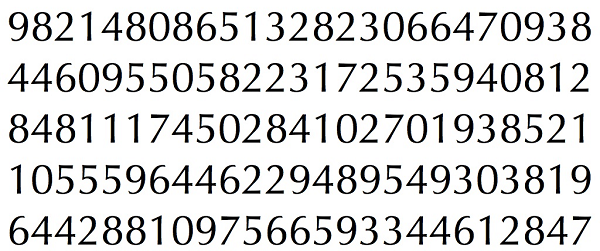
#> input picture Ghassan-Alshaibani/Digit/data/train.png, 600 x 251 px
$ python auto_train.py
#> lines starting #> are read from the running program, lines starting #| are printed output that depends on the picture; after the words box and inside, x2 and y2 are one past the last pixel; in counts of white or black regions, pixels touching at a corner belong together
#!/usr/bin/python
# -*- coding: utf-8 -*-
__author__ = 'yan9yu'

import sys
import numpy as np
import cv2

# قراءة صورة التدريب
im = cv2.imread('../data/train.png')
#> im is the input picture: shape (251, 600, 3); mean B, G, R 217.5, 217.7, 217.6
if im is None:
    print("خطأ: لا يمكن قراءة صورة التدريب")
    sys.exit(1)

im3 = im.copy()
gray = cv2.cvtColor(im, cv2.COLOR_BGR2GRAY)
blur = cv2.GaussianBlur(gray, (5, 5), 0)
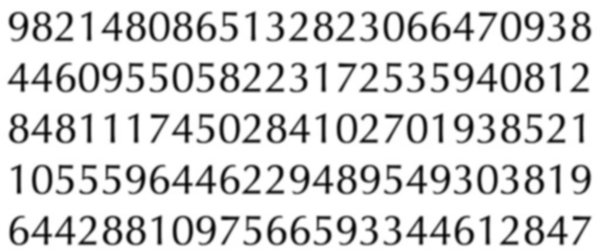
#> blur: shape (251, 600); min 4, max 255, mean 217.7
thresh = cv2.adaptiveThreshold(blur, 255, 1, 1, 11, 2)
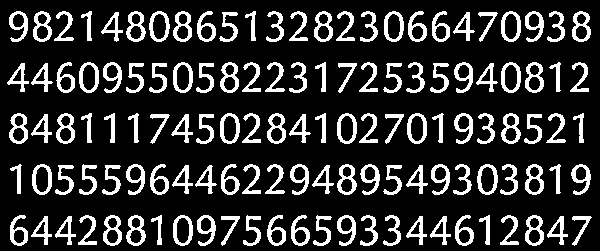
#> thresh: shape (251, 600); 18.6% white; 125 white regions

# إيجاد الـ contours
contours, hierarchy = cv2.findContours(thresh, cv2.RETR_LIST, cv2.CHAIN_APPROX_SIMPLE)
#> contours = 208 contours; largest, box (x1, y1, x2, y2) and area: (477, 164, 498, 195) 486, (32, 164, 52, 195) 480, (173, 62, 193, 93) 480, (149, 11, 170, 42) 480, (407, 113, 427, 144) 480

samples = np.empty((0, 100), np.float32)
responses = []

print(f"تم العثور على {len(contours)} contours")
#| تم العثور على 208 contours

# معالجة كل contour
for i, cnt in enumerate(contours):
    if cv2.contourArea(cnt) > 50:
        [x, y, w, h] = cv2.boundingRect(cnt)

        if h > 28:  # فقط الأرقام الكبيرة
            roi = thresh[y:y + h, x:x + w]
            roismall = cv2.resize(roi, (10, 10))

            # عرض الصورة للمستخدم
            cv2.imshow('Digit to Label', roismall)
            cv2.imshow('Original Image', im)

            print(f"Contour {i}: اضغط على رقم (0-9) لتسمية هذا الرقم، أو 'q' للخروج")

            key = cv2.waitKey(0) & 0xFF

            if key == ord('q'):
                break
            elif 48 <= key <= 57:  # أرقام 0-9
                digit = key - 48
                responses.append(digit)
                sample = roismall.reshape((1, 100))
                samples = np.append(samples, sample, 0)
                print(f"تم تسمية الرقم: {digit}")

                # رسم مستطيل أحمر حول الرقم المسمى
                cv2.rectangle(im, (x, y), (x + w, y + h), (0, 0, 255), 2)
            else:
                print("مفتاح غير صحيح، تم تجاهل هذا الرقم")
#> this loop made 19 passes; (key q is pressed on pass 19)
#> (x, y, w, h) on passes 1 to 12: (528, 229, 13, 15), (458, 229, 13, 15), (294, 229, 13, 15), (270, 229, 13, 15), (129, 229, 14, 15), (106, 229, 13, 15), (13, 229, 12, 15), (551, 221, 10, 14), (434, 221, 10, 14), (410, 221, 11, 14), (59, 221, 10, 14), (35, 221, 11, 14)
#| Contour 18: اضغط على رقم (0-9) لتسمية هذا الرقم، أو 'q' للخروج
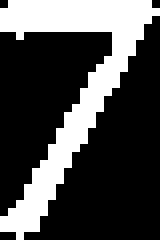
#> roi: shape (30, 20) (shown 8 times larger); 29.2% white; 1 white region, box (x1, y1, x2, y2) and area: (0, 0, 20, 30) 175
#> after the loop, responses = []

cv2.destroyAllWindows()

if len(responses) == 0:
    print("لم يتم تدريب أي أرقام!")
#> (the run stopped early here; a loop or call above may not have finished)

$ run again, with Ghassan-Alshaibani/Digit/data/000.png copied over Ghassan-Alshaibani/Digit/data/train.png
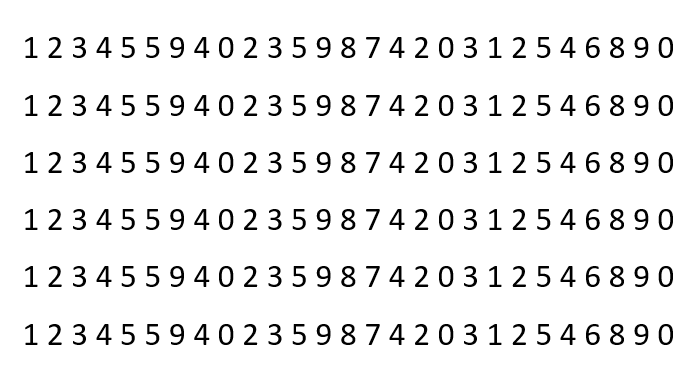
#> input picture Ghassan-Alshaibani/Digit/data/000.png, 688 x 371 px
#> im is the input picture: shape (371, 688, 3); min 0, max 255, mean 236.3
#> `blur = cv2.GaussianBlur(gray, (5, 5), 0)`:
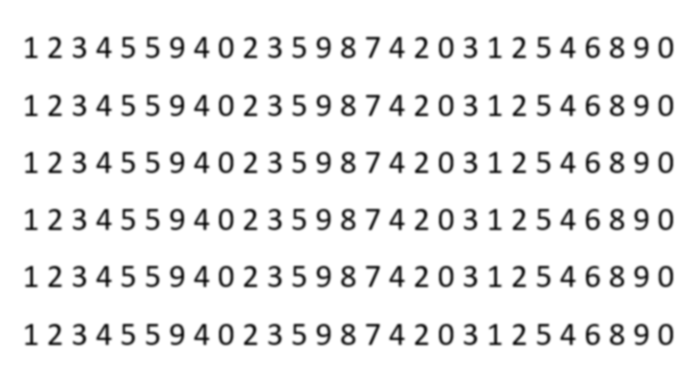
#> blur: shape (371, 688); min 20, max 255, mean 236.3
#> `thresh = cv2.adaptiveThreshold(blur, 255, 1, 1, 11, 2)`:
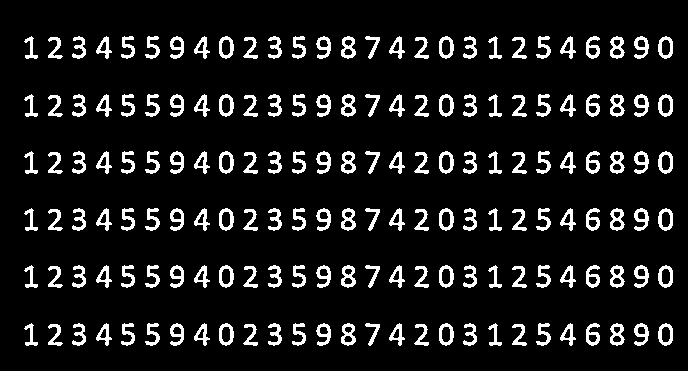
#> thresh: shape (371, 688); 10% white; 162 white regions
#> contours = 252 contours; largest, box (x1, y1, x2, y2) and area: (658, 323, 673, 346) 253, (658, 265, 673, 288) 253, (658, 208, 673, 231) 253, (658, 151, 673, 174) 253, (658, 94, 673, 117) 253
#| تم العثور على 252 contours
#> the loop `for i, cnt in enumerate(contours):` made 252 passes
#> (x, y, w, h) on passes 3, 8, 9, 11, 13, 14, 15, 16: (588, 334, 10, 9), (661, 326, 10, 17), (637, 326, 9, 9), (441, 326, 10, 17), (319, 326, 10, 9), (221, 326, 10, 17), (172, 326, 10, 9), (512, 324, 15, 22)
#> after the loop `for i, cnt in enumerate(contours):`: responses = []
